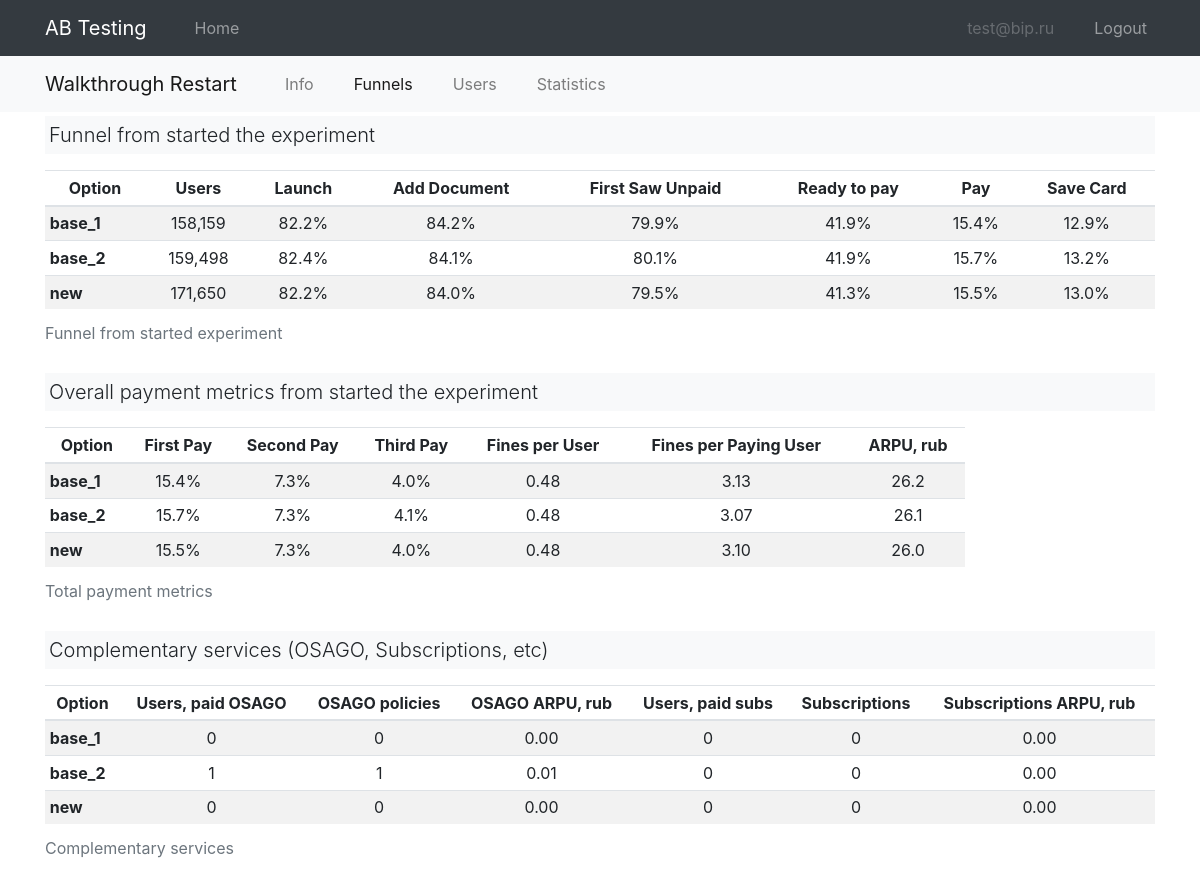
/exp_android_walkthrough_restart/funnel (signed in), run on an earlier commit of the app's database.
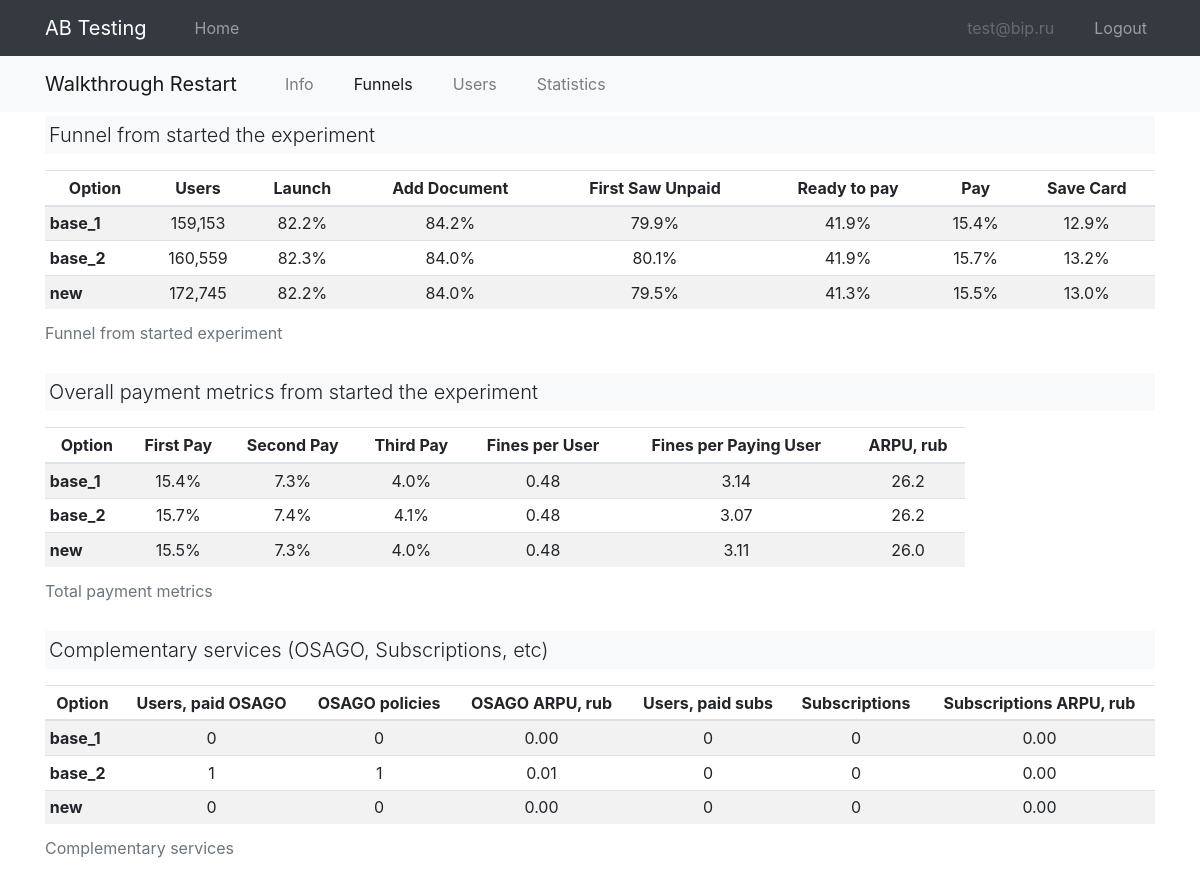
And on a later commit of the database.
### models.py (models this page shows, shortened)
class User(UserMixin, db.Model):
    id = db.Column(db.Integer, primary_key=True)
    email = db.Column(db.String(120), index=True, unique=True)
    password_hash = db.Column(db.String(128))

class ABExperiment(db.Model):
    __tablename__ = "experiment"
    __table_args__ = (db.UniqueConstraint('app_id', 'name', name="unique_constraint_app_exp"), )
    id = db.Column(db.Integer, primary_key=True)
    app_id = db.Column(db.Integer, db.ForeignKey("app.id"))
    name = db.Column(db.String(120), index=True)
    description = db.Column(db.Text)
    metrics = db.Column(db.Text)
    start_date = db.Column(db.Date)
    end_date = db.Column(db.Date)
    options = db.relationship('ABOption', backref='experiment') # cascade="all, delete-orphan"
    @property
    def metrics_json(self):
        return json.loads(self.metrics) if self.metrics is not None else dict()
    @property
    def clean_name(self):
        clean_name = " ".join(
            [i.capitalize() for i in self.name.split("_") if i not in ("exp", "ios", "android")]
        )
        return clean_name
    @property
    def sorted_options(self):
        options = sorted(self.options, key=lambda x: (-x.is_control_group, x.name))
        return [i.name for i in options]

class ABOption(db.Model):
    __tablename__ = "option"
    id = db.Column(db.Integer, primary_key=True)
    name = db.Column(db.String(120))
    is_control_group = db.Column(db.Boolean) # base, ...
    experiment_id = db.Column(db.Integer, db.ForeignKey('experiment.id'))

### ab/ab.py (the view)
@bp.route("/<exp_name>/funnel")
@login_required
def detail_funnel(exp_name):
    exp = ABExperiment.query.filter_by(name=exp_name).first()
    if exp is None:
        abort(404)
    return render_template("ab/ab_item_funnel.html", exp=exp, active_link="funnel")

### main.py (called while the page is built)
@login.user_loader
def load_user(id):
    return User.query.get(int(id))

### templates/ab/ab_item_funnel.html (shortened to what this page needs)
{% extends "base.html" %}
{% from "macros/plots/barprot_total.html" import barprot_total %}
{% from "macros/plots/donut.html" import donut %}
{% block second_nav %}
{% include "ab/_second_nav.html" %}
{% endblock %}
{% block content %}
<div class="container">
    <p class="lead bg-light p-1">Funnel from started the experiment</p>
    <div class="row mt-0">
        <div class="col">
            <table class="table table-hover table-sm table-striped">
                <caption>Funnel from started experiment</caption>
                <thead>
                    <tr>
                    {% for col in ['Option', 'Users', 'Launch', 'Add Document', 'First Saw Unpaid', 'Ready to pay', 'Pay', 'Save Card'] %}
                    <th scope="col" class='text-center'>{{ col }}</th>
                    {% endfor %}
                    </tr>
                </thead>
                <tbody>
                    {% for option in exp.sorted_options %}
                    <tr class='text-center'>
                        <th scope="row" class="text-left">{{ option }}</th>
                        <td scope="row">{{ "{:,}".format(exp.metrics_json.get("cnt_users_all").get(option)) }}</td>
                        {% for i in ["funnel_launch", "funnel_add_document", "funnel_first_saw_unpaid", "funnel_ready_to_pay", "funnel_pay", "funnel_save_card"] %}
                        <td scope="row">{{ "{:.1%}".format(exp.metrics_json.get(i).get(option)) }}</td>
                        {% endfor %}
                    </tr>
                    {% endfor %}
                </tbody>
            </table>
        </div>
    </div>
    <p class="lead bg-light p-1">Overall payment metrics from started the experiment</p>
    <div class="row mt-0">
        <div class="col-10">
            <table class="table table-hover table-sm table-striped">
                <caption>Total payment metrics</caption>
                <thead>
                    <tr>
                    {% for col in ['Option', 'First Pay', 'Second Pay', 'Third Pay', 'Fines per User', 'Fines per Paying User', 'ARPU, rub'] %}
                    <th scope="col" class='text-center'>{{ col }}</th>
                    {% endfor %}
                    </tr>
                </thead>
                <tbody>
                    {% for option in exp.sorted_options %}
                    <tr class='text-center'>
                        <th scope="row" class="text-left">{{ option }}</th>
                        {% for i in ["funnel_first_pay", "funnel_second_pay", "funnel_third_pay"] %}
                        <td scope="row">{{ "{:.1%}".format(exp.metrics_json.get(i).get(option)) }}</td>
                        {% endfor %}
                        <td scope="row">{{ "{:.2f}".format(exp.metrics_json.get("avg_fines_all").get(option)) }}</td>
                        <td scope="row">{{ "{:.2f}".format(exp.metrics_json.get("avg_fines_pp_all").get(option)) }}</td>
                        <td scope="row">{{ "{:.1f}".format(exp.metrics_json.get("arpu_all").get(option)) }}</td>
                    </tr>
                    {% endfor %}
                </tbody>
            </table>
        </div>
    </div>
    <p class="lead bg-light p-1">Complementary services (OSAGO, Subscriptions, etc)</p>
    <div class="row mt-0">
        <div class="col-12">
            <table class="table table-hover table-sm table-striped">
                <caption>Complementary services</caption>
                <thead>
                    <tr>
                    {% for col in ['Option', 'Users, paid OSAGO', 'OSAGO policies', 'OSAGO ARPU, rub', 'Users, paid subs', 'Subscriptions', 'Subscriptions ARPU, rub'] %}
                    <th scope="col" class='text-center'>{{ col }}</th>
                    {% endfor %}
                    </tr>
                </thead>
                <tbody>
                    {% for option in exp.sorted_options %}
                    <tr class='text-center'>
                        <th scope="row" class="text-left">{{ option }}</th>
                        <td scope="row">{{ "{:d}".format(exp.metrics_json.get("funnel_purchase_osago").get(option)) }}</td>
                        <td scope="row">{{ "{:d}".format(exp.metrics_json.get("funnel_cnt_osago").get(option)) }}</td>
                        <td scope="row">{{ "{:.2f}".format(exp.metrics_json.get("osago_arpu_all").get(option)) }}</td>
                        <td scope="row">{{ "{:d}".format(exp.metrics_json.get("funnel_subscription_paid").get(option)) }}</td>
                        <td scope="row">{{ "{:d}".format(exp.metrics_json.get("funnel_cnt_subscription").get(option)) }}</td>
                        <td scope="row">{{ "{:.2f}".format(exp.metrics_json.get("subscription_arpu_all").get(option)) }}</td>
                    </tr>
                    {% endfor %}
                </tbody>
            </table>
        </div>
    </div>
</div>
{% endblock %}

### templates/base.html (shortened to what this page needs)
<!DOCTYPE html>
<html>
    <head>
        <link rel="stylesheet" href="https://stackpath.bootstrapcdn.com/bootstrap/4.5.0/css/bootstrap.min.css">
        <link rel="stylesheet" href="https://stackpath.bootstrapcdn.com/font-awesome/4.7.0/css/font-awesome.min.css">
        <link rel="stylesheet" type="text/css" href="{{ url_for('static', filename='css/style.css') }}">
    </head>
    <body>
    <nav class="navbar navbar-expand-md navbar-dark bg-dark fixed-top">
        <div class="container">
            <a class="navbar-brand" href="{{ url_for('ab.index') }}">AB Testing</a>
            <div class="collapse navbar-collapse" id="navbarCollapse">
                <ul class="navbar-nav mr-auto">
                    <li class="nav-item {{ 'active' if active_link == 'home' else None }} ml-4">
                        <a class="nav-link" href="{{ url_for('ab.index') }}">Home</a>
                    </li>
                </ul>
                <ul class="navbar-nav ml-auto">
                {% if current_user.is_authenticated %}
                    <li class="nav-item mr-4">
                    <a class="nav-link disabled">{{ current_user.email }}</a>
                    </li>
                    <li class="nav-item">
                    <a class="nav-link" href="{{ url_for('auth.logout') }}">Logout</a>
                    </li>
                {% endif %}
                </ul>
            </div>
        </div>
    </nav>
    {% block second_nav %}{% endblock %}
    {% block content %}
    {% endblock %}
    </body>
</html>

### templates/ab/_second_nav.html (shortened to what this page needs)
<nav class="navbar navbar-expand-md navbar-light bg-light">
    <div class="container mx-auto">
        <a class="navbar-brand" href="{{ url_for('ab.detail', exp_name=exp.name) }}">{{ exp.clean_name }}</a>
        <div class="collapse navbar-collapse" id="navbar2Collapse">
            <ul class="navbar-nav ml-4">
                <li class="nav-item {{ 'active' if active_link == 'info' else None }} mr-4">
                    <a class="nav-link" href="{{ url_for('ab.detail', exp_name=exp.name) }}">Info</a>
                </li>
                <li class="nav-item {{ 'active' if active_link == 'funnel' else None }} mr-4">
                    <a class="nav-link" href="{{ url_for('ab.detail_funnel', exp_name=exp.name) }}">Funnels</a>
                </li>
                <li class="nav-item {{ 'active' if active_link == 'users' else None }} mr-4">
                    <a class="nav-link" href="{{ url_for('ab.detail_users', exp_name=exp.name) }}">Users</a>
                </li>
                <li class="nav-item {{ 'active' if active_link == 'stats' else None }} mr-4">
                    <a class="nav-link" href="{{ url_for('ab.detail_stats', exp_name=exp.name, period='1d') }}">Statistics</a>
                </li>
            </ul>
        </div>
    </div>
</nav>

### static/css/style.css (style rules this page uses)
body { padding-top: 3.5rem; }

What changed in the data, as far as the page shows it:
changed ABExperiment "Walkthrough Restart": metrics_json.get "158,159" → "159,153"; metrics_json.get "159,498" → "160,559"; metrics_json.get "171,650" → "172,745"; metrics_json.get "3.13" → "3.14"; metrics_json.get "26.1" → "26.2"; metrics_json.get "3.10" → "3.11"
Also different on the page:
new list line: "82.3%"
new list line: "84.0%"
new list line: "7.4%"
list line gone: "82.4%"
list line gone: "84.1%"
list line gone: "7.3%"
